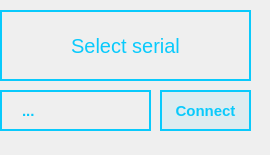
<?xml version="1.0" encoding="UTF-8"?>
<ui version="4.0">
 <class>serialconnect</class>
 <widget class="QWidget" name="serialconnect">
  <property name="geometry">
   <rect>
    <x>0</x>
    <y>0</y>
    <width>270</width>
    <height>155</height>
   </rect>
  </property>
  <property name="windowTitle">
   <string>Form</string>
  </property>
  <widget class="ClickedComboBox" name="cb_serial">
   <property name="geometry">
    <rect>
     <x>0</x>
     <y>90</y>
     <width>151</width>
     <height>41</height>
    </rect>
   </property>
   <property name="font">
    <font>
     <family>Arial</family>
     <pointsize>11</pointsize>
     <weight>75</weight>
     <bold>true</bold>
    </font>
   </property>
   <property name="styleSheet">
    <string notr="true">QComboBox
{
    padding: 5px 5px 5px 20px;
	color: rgb(9, 202, 252);
	border:2px solid rgb(9, 202, 252);
	background-color:rgb(50, 50, 50, 0);

}
QComboBox QAbstractItemView{
    border:1px solid rgb(109,109,109);
    border:2px;
}
QComboBox::drop-down:disabled {
    width: 20px;
    border:transparent; 
	background-color:rgb(109, 109, 109) ;
}
QComboBox::drop-down {
    width: 0px;
    border:transparent; 
	background-color: #0065a3;

}
QComboBox::down-arrow {
    padding:10px;
	color: rgb(255, 255, 255);
}
QComboBox QAbstractItemView:item{

	padding: 2px 2px 2px 18px;
	color: rgb(9, 202, 252);
	border:transparent; 
	background-color:rgb(50, 50, 50);
	height:35px;
}
QComboBox QAbstractItemView:item:hover{
background-color: #065569
}
QListView::item {
    background-color:rgb(50, 50, 50, 240);
	border:transparent;
}
 
QListView::item:hover {
	background-color: rgb(9, 202, 252, 20);
}

QComboBox QScrollBar::vertical{ /*主体部分*/
    width:5px;
    background-color:rgb(57, 57, 57);
    border:none;
}
QComboBox QScrollBar::handle::vertical{ /*滑块主体*/
    border-radius:5px;
    width: 5px;
    background:rgb(0, 170, 255);
}
QComboBox QScrollBar::handle::vertical::hover{
    background:rgb(50,50,50);
}
QComboBox QScrollBar::add-line::vertical{/*上箭头*/
    border:none;
}
QComboBox QScrollBar::sub-line::vertical{/*下箭头*/
    border:none;
}</string>
   </property>
   <item>
    <property name="text">
     <string>...</string>
    </property>
   </item>
  </widget>
  <widget class="QPushButton" name="bn_connect">
   <property name="geometry">
    <rect>
     <x>160</x>
     <y>90</y>
     <width>91</width>
     <height>41</height>
    </rect>
   </property>
   <property name="font">
    <font>
     <family>Arial</family>
     <pointsize>11</pointsize>
     <weight>75</weight>
     <bold>true</bold>
    </font>
   </property>
   <property name="styleSheet">
    <string notr="true">QPushButton{
	border:2px solid rgb(9, 202, 252);
	background-color: rgb(9, 202, 252, 20);
	color: rgb(9, 202, 252);
	padding:10px;
}

QPushButton:hover{

	border:2px solid #53DCFF;
	background-color: rgb(9, 202, 252, 100);
}
</string>
   </property>
   <property name="text">
    <string>Connect</string>
   </property>
  </widget>
  <widget class="QLineEdit" name="le_velocity_2">
   <property name="geometry">
    <rect>
     <x>110</x>
     <y>160</y>
     <width>200</width>
     <height>40</height>
    </rect>
   </property>
   <property name="minimumSize">
    <size>
     <width>120</width>
     <height>40</height>
    </size>
   </property>
   <property name="maximumSize">
    <size>
     <width>200</width>
     <height>16777215</height>
    </size>
   </property>
   <property name="font">
    <font>
     <family>Adobe 黑体 Std R</family>
     <pointsize>14</pointsize>
    </font>
   </property>
   <property name="styleSheet">
    <string notr="true">QLineEdit{
	color: rgb(9, 202, 252);
	border:2px solid rgb(9, 202, 252);
	background-color:rgb(50, 50, 50, 0);
	padding: 0px 0px 0px 10px;
}
</string>
   </property>
   <property name="text">
    <string>12.4</string>
   </property>
  </widget>
  <widget class="QPushButton" name="pushButton_6">
   <property name="geometry">
    <rect>
     <x>320</x>
     <y>160</y>
     <width>41</width>
     <height>41</height>
    </rect>
   </property>
   <property name="styleSheet">
    <string notr="true">QPushButton{
	border:2px solid rgb(9, 202, 252);
	background-color: rgb(9, 202, 252, 20);
	color:rgb(217, 217, 217);
	padding:10px;
	
	
	image: url(:/icons/icons/splineIcon.png);
}

QPushButton:hover{

	border:2px solid #53DCFF;
	background-color: rgb(9, 202, 252, 100);
}
</string>
   </property>
   <property name="text">
    <string/>
   </property>
  </widget>
  <widget class="QLabel" name="label_5">
   <property name="geometry">
    <rect>
     <x>0</x>
     <y>10</y>
     <width>251</width>
     <height>71</height>
    </rect>
   </property>
   <property name="font">
    <font>
     <family>Arial</family>
     <pointsize>15</pointsize>
    </font>
   </property>
   <property name="styleSheet">
    <string notr="true">border:2px solid  rgb(9, 202, 252);
color: rgb(9, 202, 252);</string>
   </property>
   <property name="text">
    <string>Select serial</string>
   </property>
   <property name="alignment">
    <set>Qt::AlignCenter</set>
   </property>
  </widget>
 </widget>
 <customwidgets>
  <customwidget>
   <class>ClickedComboBox</class>
   <extends>QComboBox</extends>
   <header>clickedcombobox.h</header>
  </customwidget>
 </customwidgets>
 <resources/>
 <connections/>
</ui>
